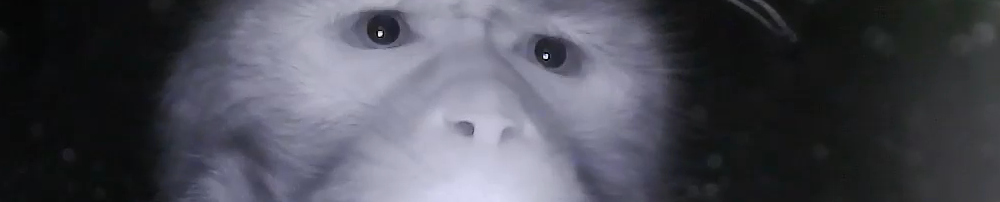
#> input picture eye_image.png, 1000 x 202 px
$ python Circle.py
#> lines starting #> are read from the running program, lines starting #| are printed output that depends on the picture; after the words box and inside, x2 and y2 are one past the last pixel; in counts of white or black regions, pixels touching at a corner belong together
import cv2
import numpy as np
from PIL import Image
import matplotlib.pyplot as plt

# Load the eye image
img = Image.open("eye_image.png")
#> img is the input picture: PIL image 1000x202 RGBA; mean R, G, B, A 75.4, 76.1, 86, 255

# Convert the image to a numpy array
img_array = np.array(img)

# Convert the image to grayscale
gray = cv2.cvtColor(img_array, cv2.COLOR_BGR2GRAY)

# Apply Gaussian blur to reduce noise
blur = cv2.GaussianBlur(gray, (5, 5), 0)

# Detect circles in the image
circles = cv2.HoughCircles(blur, cv2.HOUGH_GRADIENT, 1, 20, param1=50, param2=30, minRadius=0, maxRadius=0)
#> circles = [[383.5, 28.5, 15.8], [550.5, 50.5, 16.6]]

# Draw the detected circles on the original image
output = img_array.copy()
if circles is not None:
    circles = np.round(circles[0, :]).astype("int")
#> circles = [[384, 28, 16], [550, 50, 17]]
    for (x, y, r) in circles:
        cv2.circle(output, (x, y), r, (0, 255, 0), 4)
#> this loop made 2 passes
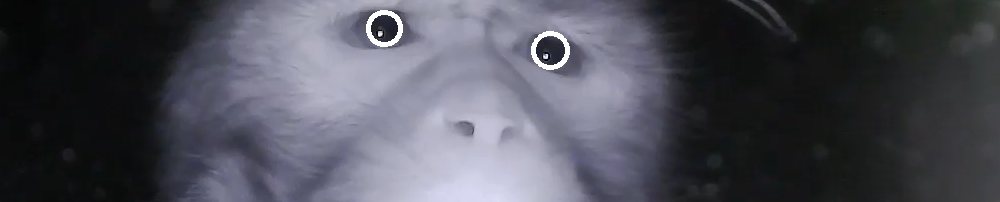
#> output: shape (202, 1000, 4); 0.51% of pixels changed, all inside (x1, y1, x2, y2) = (366, 10, 570, 70); transparent parts drawn white

# Display the image with detected circles
plt.imshow(output)
plt.show()
